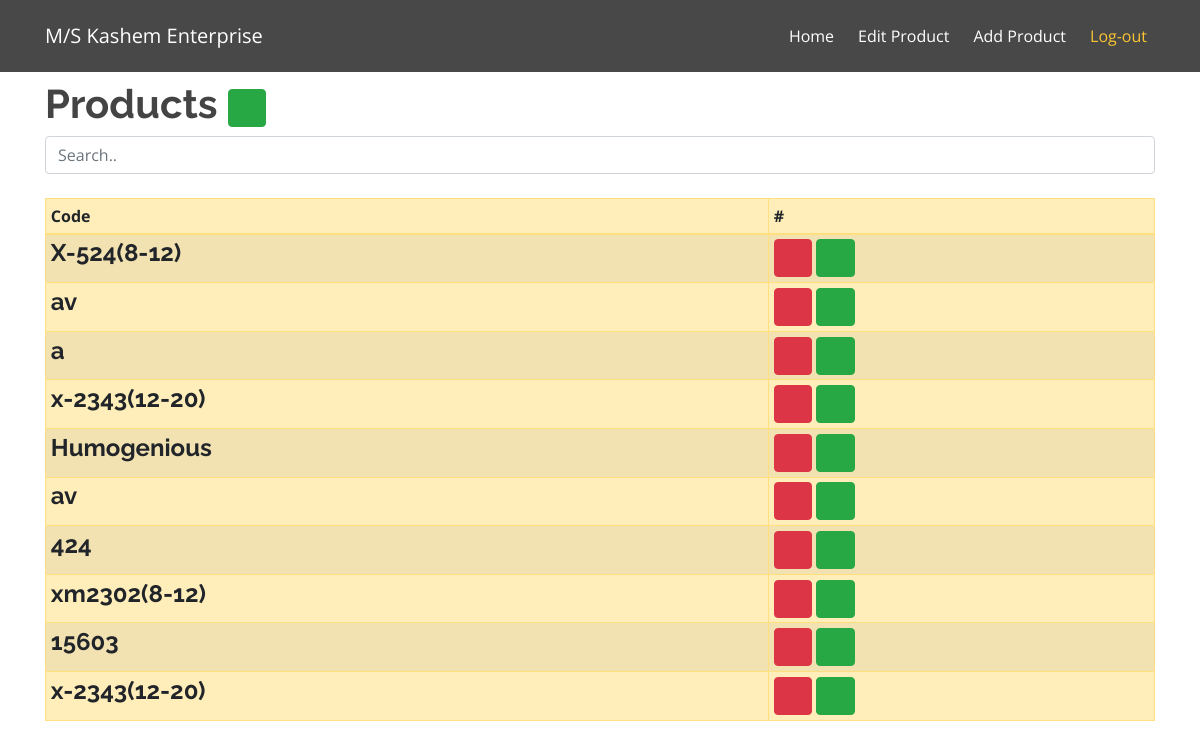
Screenshot of /product_edit.php (signed in) with the database file from the repository.
### tables this page shows
CREATE TABLE `stock_product` (
  `product_name` text NOT NULL,
  `category_id` int(100) NOT NULL,
  `id` int(11) NOT NULL,
  `cp` int(11) NOT NULL
);

### models/product.php (the view, shortened to what this page needs)
<?php
    class stock_product{
        public function __construct() {
            $this->connection = mysqli_connect("localhost", "root", "", "stock")
                or die("Database Connectin Failed");
        }
        public function product_edit(){
            if($this->connection){
                $conn = $this->connection->prepare("SELECT * FROM stock_product");
                if($conn->execute()){
                    $result = $conn->get_result();
                    while($row = $result->fetch_assoc()){
                        $id = $row['id'];
                        $product_name = $row['product_name'];
                        echo"
                      <tr>
                      <td><h4><b>$product_name</b></h4></td>
                      <td>
                        <button type='button' class='btn btn-danger'><a href='controllers/product.php?delete_id={$id}'><i class='icofont-ui-delete'></i> </a></button>
                        <button type='button' class='btn btn-success'> <a href='update_product.php?update_product={$id}'><i class='icofont-ui-edit'></i></a></button>
                        </td>
                    </tr>
                        ";
                    }
                }else{
                    echo "Operation Failed";
                }
            }else{
                echo"Connection not available";
            }
        }
    }
?>

### assets/css/style.css (style rules this page uses)
body { font-family: "Open Sans", sans-serif; color: #444444; }
a { text-decoration: none; color: aliceblue; }
h1, h2, h3, h4, h5, h6 { font-family: "Raleway", sans-serif; }

### rows the page displays
stock_product: product_name "X-524(8-12)"
stock_product: product_name "av"
stock_product: product_name "a"
stock_product: product_name "x-2343(12-20)"
stock_product: product_name "Humogenious"
stock_product: product_name "av"
stock_product: product_name "424"
stock_product: product_name "xm2302(8-12)"
stock_product: product_name "15603"
stock_product: product_name "x-2343(12-20)"
